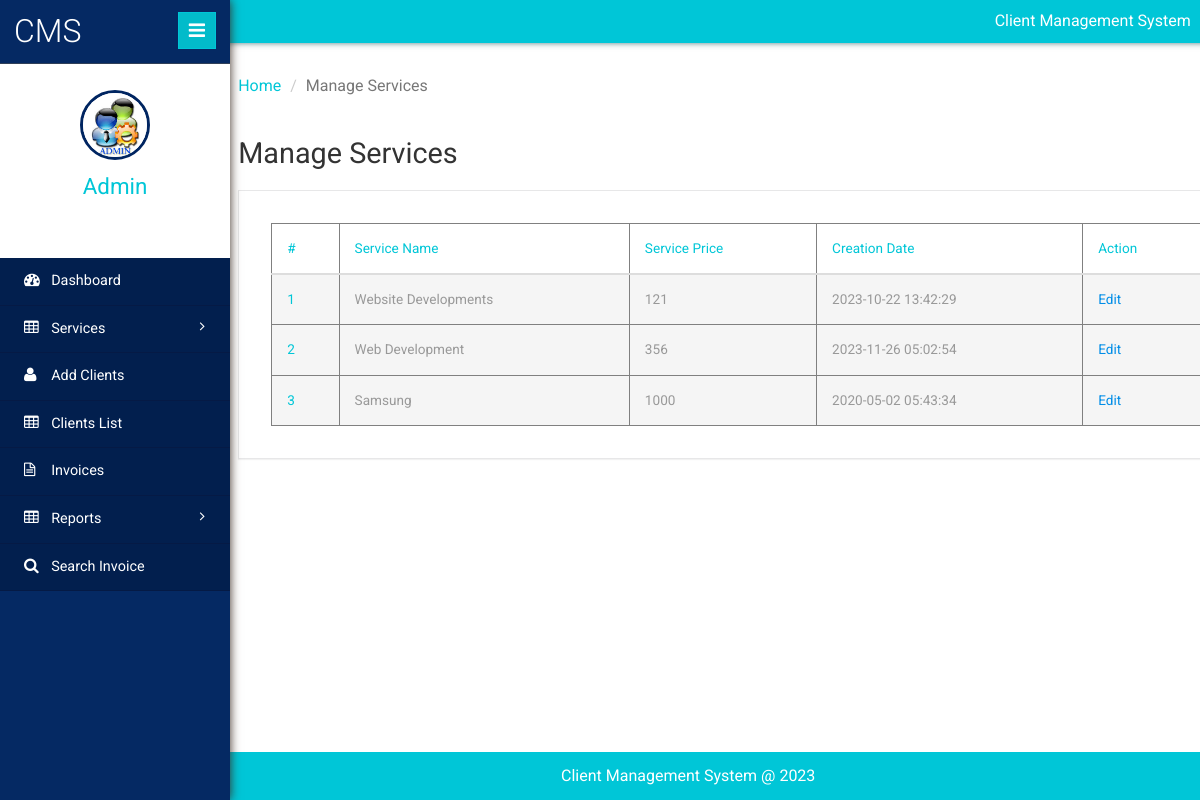
Screenshot of /clientms/admin/manage-services.php (signed in) with the database file from the repository.
### tables this page shows
CREATE TABLE `tblservices` (
  `ID` int(10) NOT NULL,
  `ServiceName` varchar(200) DEFAULT NULL,
  `ServicePrice` varchar(200) DEFAULT NULL,
  `CreationDate` timestamp NULL DEFAULT CURRENT_TIMESTAMP
);

### clientms/admin/manage-services.php (the view, shortened to what this page needs)
<?php
include('includes/dbconnection.php');
if (strlen($_SESSION['clientmsaid']==0)) {
  header('location:logout.php');
  } else{
  	?>
<!DOCTYPE HTML>
<html>
<head>
	<link href="css/bootstrap.min.css" rel='stylesheet' type='text/css' />
	<link href="css/style.css" rel='stylesheet' type='text/css' />
	<link href="css/font-awesome.css" rel="stylesheet">
	<link rel="stylesheet" href="css/icon-font.min.css" type='text/css' />
</head>
<body>
	<div class="page-container">
		<div class="left-content">
			<div class="inner-content">
				<?php include_once('includes/header.php');?>
				<div class="outter-wp">
					<div class="sub-heard-part">
						<ol class="breadcrumb m-b-0">
							<li><a href="dashboard.php">Home</a></li>
							<li class="active">Manage Services</li>
						</ol>
					</div>
					<div class="graph-visual tables-main">
						<h3 class="inner-tittle two">Manage Services </h3>
						<div class="graph">
							<div class="tables">
								<table class="table" border="1"> <thead> <tr> <th>#</th>
									<th>Service Name</th>
									 <th>Service Price</th>
									 <th>Creation Date</th>
									 <th>Action</th>
									  </tr>
									   </thead>
									    <tbody>
									    	<?php
$sql="SELECT * from tblservices";
$query = $dbh -> prepare($sql);
$query->execute();
$results=$query->fetchAll(PDO::FETCH_OBJ);
$cnt=1;
if($query->rowCount() > 0)
{
foreach($results as $row)
{               ?>
									     <tr class="active">
									      <th scope="row"><?php echo htmlentities($cnt);?></th>
									       <td><?php  echo htmlentities($row->ServiceName);?></td>
									        <td><?php  echo htmlentities($row->ServicePrice);?></td>
									         <td><?php  echo htmlentities($row->CreationDate);?></td>
									        <td><a href="edit-services-details.php?editid=<?php echo $row->ID;?>">Edit</a></td>
									     </tr>
									     <?php $cnt=$cnt+1;}} ?>
									     </tbody> </table>
							</div>
						</div>
					</div>
				</div>
				<?php include_once('footer.php');?>
			</div>
		</div>
		<?php include_once('includes/sidebar.php');?>
	</div>
</body>
</html>
<?php }  ?>

### clientms/admin/includes/sidebar.php (shortened to what this page needs)
 <div class="sidebar-menu">
    <header class="logo">
        <a href="#" class="sidebar-icon"> <span class="fa fa-bars"></span> </a> <a href="dashboard.php"> <span id="logo"> <h1>CMS</h1></span>
        </a>
    </header>
    <div class="down">
        <?php
$aid=$_SESSION['clientmsaid'];
$sql="SELECT AdminName from  tbladmin where ID=:aid";
$query = $dbh -> prepare($sql);
$query->bindParam(':aid',$aid,PDO::PARAM_STR);
$query->execute();
$results=$query->fetchAll(PDO::FETCH_OBJ);
$cnt=1;
if($query->rowCount() > 0)
{
foreach($results as $row)
{               ?>
        <a href="dashboard.php"><img src="images/images.jpg" height="70" width="70"></a>
        <a href="dashboard.php"><span class=" name-caret"><?php  echo $row->AdminName;?></span></a>
        <?php $cnt=$cnt+1;}} ?>
        <ul>
            <li><a class="tooltips" href="admin-profile.php"><span>Profile</span><i class="lnr lnr-user"></i></a></li>
            <li><a class="tooltips" href="change-password.php"><span>Settings</span><i class="lnr lnr-cog"></i></a></li>
            <li><a class="tooltips" href="logout.php"><span>Log out</span><i class="lnr lnr-power-switch"></i></a></li>
        </ul>
    </div>
    <div class="menu">
        <ul id="menu" >
            <li><a href="dashboard.php"><i class="fa fa-tachometer"></i> <span>Dashboard</span></a></li>
            <li id="menu-academico" ><a href="#"><i class="fa fa-table"></i> <span> Services</span> <span class="fa fa-angle-right" style="float: right"></span></a>
            </li>
            <li><a href="add-client.php"><i class="fa fa-user"></i> <span>Add Clients</span></a></li>
            <li><a href="manage-client.php"><i class="fa fa-table"></i> <span>Clients List</span></a></li>
            <li><a href="invoices.php"><i class="fa fa-file-text-o"></i> <span>Invoices</span></a></li>
            <li id="menu-academico" ><a href="#"><i class="fa fa-table"></i> <span> Reports</span> <span class="fa fa-angle-right" style="float: right"></span></a>
            </li>
            <li><a href="search-invoices.php"><i class="fa fa-search"></i> <span>Search Invoice</span></a></li>
        </ul>
    </div>
</div>

### rows the page displays
tblservices: ServiceName "Website Developments", ServicePrice "121", CreationDate "2023-10-22 13:42:29"
tblservices: ServiceName "Web Development", ServicePrice "356", CreationDate "2023-11-26 05:02:54"
tblservices: ServiceName "Samsung", ServicePrice "1000", CreationDate "2020-05-02 05:43:34"

### other values shown
$row->AdminName "Admin"
